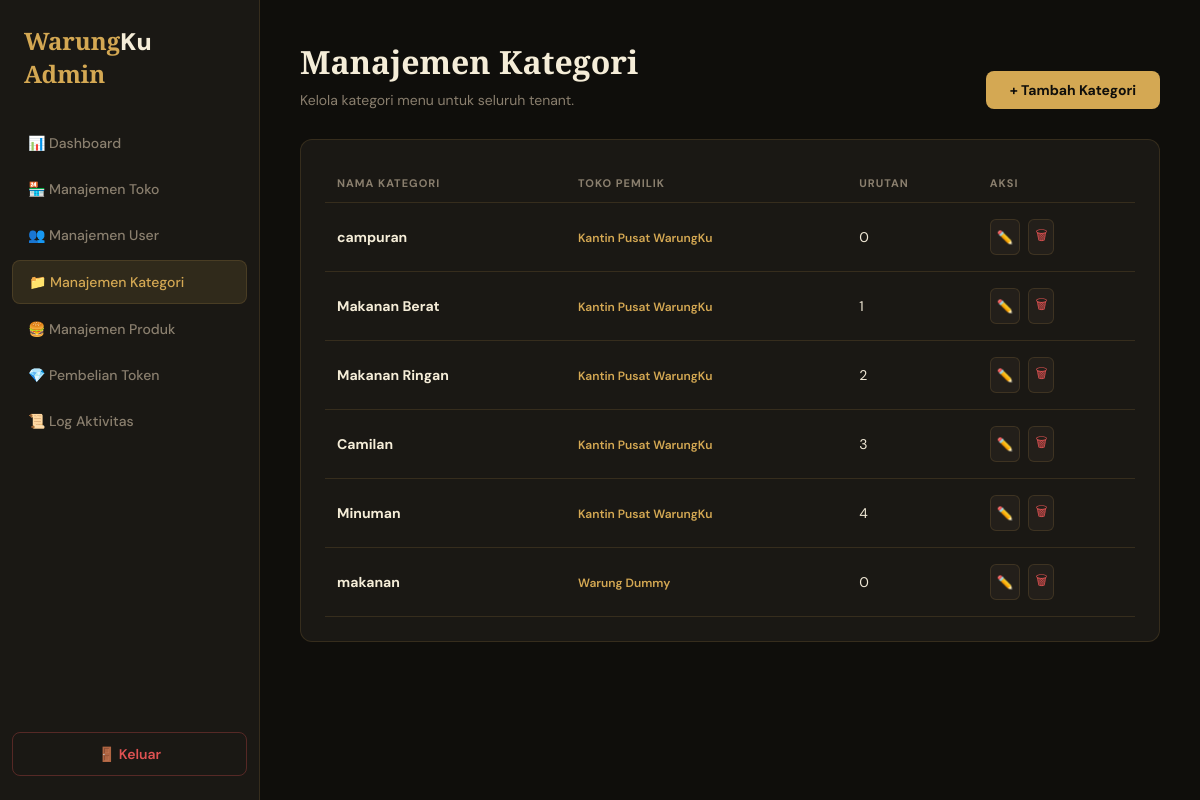
Screenshot of /admin/categories.php (signed in) with the database file from the repository.
### tables this page shows
CREATE TABLE IF NOT EXISTS `kategori` (
  `id` int unsigned NOT NULL AUTO_INCREMENT,
  `shop_id` int unsigned NOT NULL,
  `nama` varchar(100) NOT NULL,
  `urutan` tinyint NOT NULL DEFAULT '0',
  `created_at` timestamp NOT NULL DEFAULT CURRENT_TIMESTAMP,
  PRIMARY KEY (`id`),
  KEY `idx_kategori_shop` (`shop_id`),
  CONSTRAINT `fk_kategori_shop` FOREIGN KEY (`shop_id`) REFERENCES `shops` (`id`) ON DELETE CASCADE
);

CREATE TABLE IF NOT EXISTS `shops` (
  `id` int unsigned NOT NULL AUTO_INCREMENT,
  `name` varchar(150) NOT NULL,
  `owner_name` varchar(100) DEFAULT NULL,
  `phone` varchar(20) DEFAULT NULL,
  `address` text,
  `subscription_ends_at` date DEFAULT NULL COMMENT 'Batas akhir masa aktif (denormalized for speed)',
  `status` enum('active','inactive') NOT NULL DEFAULT 'active',
  `created_at` timestamp NOT NULL DEFAULT CURRENT_TIMESTAMP,
  PRIMARY KEY (`id`)
);

### admin/categories.php (the view, shortened to what this page needs)
<?php
$pdo = getDB();
$limit = 10;
$page = isset($_GET['page']) ? (int)$_GET['page'] : 1;
$offset = ($page - 1) * $limit;
$categories = $pdo->query("
    SELECT k.*, s.name as shop_name
    FROM kategori k
    JOIN shops s ON k.shop_id = s.id
    ORDER BY s.name, k.urutan ASC
    LIMIT $limit OFFSET $offset
")->fetchAll();
?>
<!DOCTYPE html>
<html lang="id">
<head>
</head>
<body>
  <div class="layout">
    <aside class="sidebar" id="sidebar">
      <div class="brand">Warung<span>Ku</span> Admin</div>
      <nav class="nav">
        <a href="index.php">📊 Dashboard</a>
        <a href="shops.php">🏪 Manajemen Toko</a>
        <a href="users.php">👥 Manajemen User</a>
        <a href="categories.php" class="active">📁 Manajemen Kategori</a>
        <a href="products.php">🍔 Manajemen Produk</a>
        <a href="subscriptions.php">💎 Pembelian Token</a>
        <a href="logs.php">📜 Log Aktivitas</a>
      </nav>
      <a href="logout.php" class="logout">🚪 Keluar</a>
    </aside>
    <main class="main">
      <header class="header">
        <div>
          <h1 class="title">Manajemen Kategori</h1>
          <p style="color:var(--text-dim);font-size:14px;">Kelola kategori menu untuk seluruh tenant.</p>
        </div>
        <button class="btn" onclick="openAdd()">+ Tambah Kategori</button>
      </header>
      <div class="card">
        <div class="table-responsive">
          <table class="table">
            <thead>
              <tr>
                <th>Nama Kategori</th>
                <th>Toko Pemilik</th>
                <th>Urutan</th>
                <th>Aksi</th>
              </tr>
            </thead>
            <tbody>
              <?php foreach ($categories as $c): ?>
              <tr>
                <td style="font-weight:bold; color:var(--cream);"><?= htmlspecialchars($c['nama']) ?></td>
                <td><span style="color:var(--gold); font-size:12px; font-weight:600;"><?= htmlspecialchars($c['shop_name']) ?></span></td>
                <td><?= $c['urutan'] ?></td>
                <td>
                  <div style="display:flex; gap:8px;">
                    <button class="btn-tool" onclick='openEdit(<?= json_encode($c) ?>)'>✏️</button>
                    <form method="POST" onsubmit="return confirm('Hapus kategori ini?')">
                      <button type="submit" class="btn-tool" style="color:var(--red)">🗑</button>
                    </form>
                  </div>
                </td>
              </tr>
              <?php endforeach; ?>
            </tbody>
          </table>
        </div>
      </div>
    </main>
  </div>
</body>
</html>

### admin/categories.php (style rules this page uses)
:root { --bg: #0f0e0b; --surface: #1a1814; --surface2: #231f1a; --gold: #d4a853; --gold-dim: rgba(212, 168, 83, 0.12); --cream: #f5edd8; --text: #f0e8d5; --text-dim: #8a7f6e; --border: rgba(212, 168, 83, 0.15); --red: #e05252; --radius: 12px; }
* { margin: 0; padding: 0; box-sizing: border-box; font-family: 'DM Sans', sans-serif; }
body { background: var(--bg); color: var(--text); min-height: 100vh; overflow-x: hidden; }
.layout { display: flex; min-height: 100vh; }
.sidebar { width: 260px; background: var(--surface); border-right: 1px solid var(--border); padding: 24px 0; display: flex; flex-direction: column; position: fixed; top: 0; bottom: 0; left: 0; z-index: 1000; transition: transform 0.3s cubic-bezier(0.4, 0, 0.2, 1); }
.brand { font-family: 'Playfair Display', serif; font-size: 24px; font-weight: 900; color: var(--gold); padding: 0 24px 32px; }
.brand span { color: var(--cream); }
.nav { flex: 1; display: flex; flex-direction: column; gap: 4px; padding: 0 12px; }
.nav a { padding: 12px 16px; color: var(--text-dim); text-decoration: none; font-size: 14px; font-weight: 500; border-radius: 8px; transition: all 0.2s; display: flex; align-items: center; gap: 12px; }
.nav a.active { background: var(--gold-dim); color: var(--gold); border: 1px solid var(--border); }
.logout { margin: 24px 12px 0; padding: 12px 16px; color: var(--red); text-decoration: none; font-size: 14px; font-weight: 600; text-align: center; border: 1px solid rgba(224,82,82,0.3); border-radius: 8px; }
.main { flex: 1; padding: 40px; margin-left: 260px; min-width: 0; }
.header { margin-bottom: 30px; display: flex; justify-content: space-between; align-items: flex-end; }
.title { font-family: 'Playfair Display', serif; font-size: 32px; color: var(--cream); margin-bottom: 8px; }
.card { background: var(--surface); border: 1px solid var(--border); padding: 24px; border-radius: 12px; margin-bottom: 24px; }
.table-responsive { width: 100%; overflow-x: auto; }
.table { width: 100%; border-collapse: collapse; min-width: 600px; }
.table th { text-align: left; padding: 12px; border-bottom: 1px solid var(--border); color: var(--text-dim); font-size: 11px; text-transform: uppercase; letter-spacing: 1px; }
.table td { padding: 16px 12px; border-bottom: 1px solid var(--border); font-size: 14px; }
.btn { padding: 10px 24px; background: var(--gold); color: var(--bg); border: none; border-radius: 8px; font-weight: 700; cursor: pointer; transition: 0.2s; font-size: 14px; }
.btn-tool { padding: 6px; background: var(--surface2); border: 1px solid var(--border); color: var(--text); border-radius: 6px; cursor: pointer; }

### rows the page displays
kategori: nama "campuran", shop.name "Kantin Pusat WarungKu", urutan "0"
kategori: nama "Makanan Berat", shop.name "Kantin Pusat WarungKu", urutan "1"
kategori: nama "Makanan Ringan", shop.name "Kantin Pusat WarungKu", urutan "2"
kategori: nama "Camilan", shop.name "Kantin Pusat WarungKu", urutan "3"
kategori: nama "Minuman", shop.name "Kantin Pusat WarungKu", urutan "4"
kategori: nama "makanan", shop.name "Warung Dummy", urutan "0"
